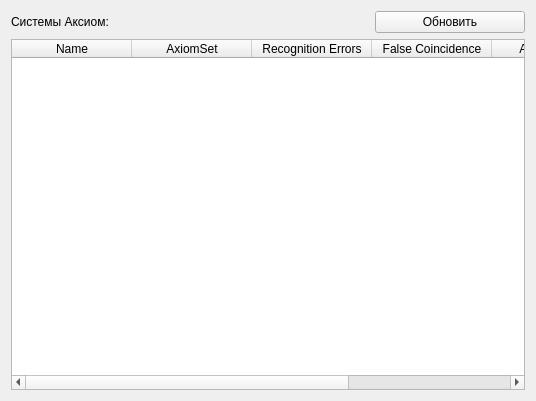
<?xml version="1.0" encoding="UTF-8"?>
<ui version="4.0">
 <class>asBrowser</class>
 <widget class="QWidget" name="asBrowser">
  <property name="geometry">
   <rect>
    <x>0</x>
    <y>0</y>
    <width>536</width>
    <height>401</height>
   </rect>
  </property>
  <property name="sizePolicy">
   <sizepolicy hsizetype="MinimumExpanding" vsizetype="MinimumExpanding">
    <horstretch>0</horstretch>
    <verstretch>0</verstretch>
   </sizepolicy>
  </property>
  <property name="windowTitle">
   <string>AxiomSet Browser</string>
  </property>
  <layout class="QGridLayout" name="gridLayout">
   <item row="0" column="0">
    <widget class="QLabel" name="label_axiomSets">
     <property name="text">
      <string>Системы Аксиом:</string>
     </property>
    </widget>
   </item>
   <item row="1" column="0" colspan="3">
    <widget class="QTableWidget" name="tableWidget">
     <property name="enabled">
      <bool>true</bool>
     </property>
     <property name="sizePolicy">
      <sizepolicy hsizetype="Expanding" vsizetype="Expanding">
       <horstretch>0</horstretch>
       <verstretch>0</verstretch>
      </sizepolicy>
     </property>
     <property name="minimumSize">
      <size>
       <width>300</width>
       <height>300</height>
      </size>
     </property>
     <property name="maximumSize">
      <size>
       <width>16777215</width>
       <height>16777215</height>
      </size>
     </property>
     <property name="showGrid">
      <bool>true</bool>
     </property>
     <property name="gridStyle">
      <enum>Qt::DashLine</enum>
     </property>
     <attribute name="horizontalHeaderDefaultSectionSize">
      <number>120</number>
     </attribute>
     <attribute name="horizontalHeaderMinimumSectionSize">
      <number>40</number>
     </attribute>
     <attribute name="verticalHeaderVisible">
      <bool>true</bool>
     </attribute>
     <attribute name="verticalHeaderCascadingSectionResizes">
      <bool>true</bool>
     </attribute>
     <attribute name="verticalHeaderDefaultSectionSize">
      <number>150</number>
     </attribute>
     <attribute name="verticalHeaderMinimumSectionSize">
      <number>30</number>
     </attribute>
     <attribute name="verticalHeaderShowSortIndicator" stdset="0">
      <bool>false</bool>
     </attribute>
     <attribute name="verticalHeaderStretchLastSection">
      <bool>false</bool>
     </attribute>
     <column>
      <property name="text">
       <string>Name</string>
      </property>
     </column>
     <column>
      <property name="text">
       <string>AxiomSet</string>
      </property>
     </column>
     <column>
      <property name="text">
       <string>Recognition Errors</string>
      </property>
     </column>
     <column>
      <property name="text">
       <string>False Coincidence</string>
      </property>
     </column>
     <column>
      <property name="text">
       <string>Anomal Stat</string>
      </property>
     </column>
     <column>
      <property name="text">
       <string>Normal Stat</string>
      </property>
     </column>
    </widget>
   </item>
   <item row="0" column="2">
    <widget class="QPushButton" name="pushButton_refresh">
     <property name="sizePolicy">
      <sizepolicy hsizetype="Fixed" vsizetype="Fixed">
       <horstretch>0</horstretch>
       <verstretch>0</verstretch>
      </sizepolicy>
     </property>
     <property name="minimumSize">
      <size>
       <width>150</width>
       <height>0</height>
      </size>
     </property>
     <property name="text">
      <string>Обновить</string>
     </property>
    </widget>
   </item>
   <item row="0" column="1">
    <spacer name="horizontalSpacer">
     <property name="orientation">
      <enum>Qt::Horizontal</enum>
     </property>
     <property name="sizeHint" stdset="0">
      <size>
       <width>40</width>
       <height>20</height>
      </size>
     </property>
    </spacer>
   </item>
  </layout>
 </widget>
 <resources/>
 <connections/>
</ui>
